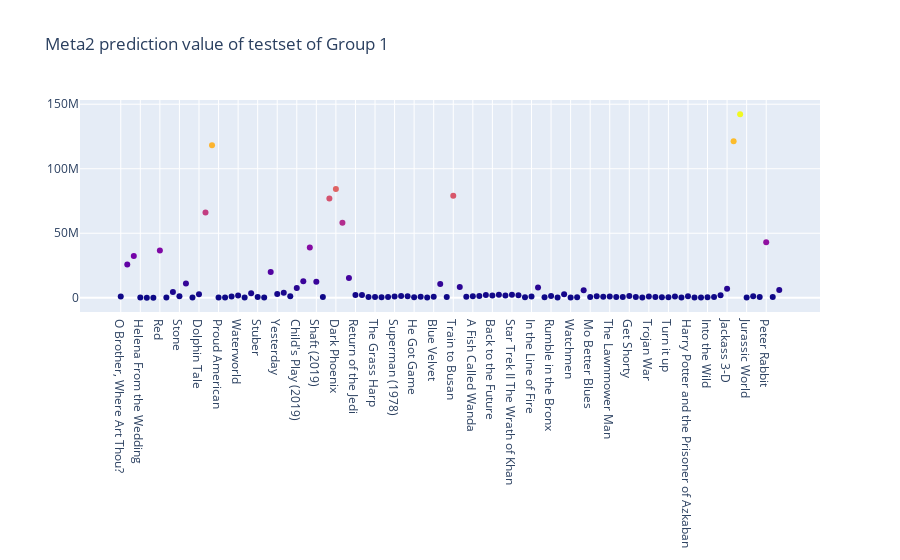

This figure's notebook cell:
### Code cell
#Meta2 prediction value of testset
fig = go.Figure(data=go.Scatter(x=g1_result_final["name"],
                                y=g1_result_final["pred_meta_2"],
                                mode='markers',
                                marker_color=g1_result_final["pred_meta_2"],
                                text=g1_result_final["name"])) # hover text goes here(movie_title)

fig.update_layout(title='Meta2 prediction value of testset of Group 1')
fig.show()

### Figure 1 — Plotly figure (JSON) as saved in the notebook; plotly's stock layout.template omitted (floating-point values rounded to 4 significant figures)
{"data": [{"marker": {"color": [921600.0, 25720000.0, 32280000.0, 136700.0, 86120.0, 87240.0, 36640000.0, 215700.0, 4455000.0, 1136000.0, 11080000.0, 293000.0, 2699000.0, 66090000.0, 118200000.0, 128900.0, 176900.0, 952100.0, 1725000.0, 147800.0, 3461000.0, 633500.0, 126800.0, 20050000.0, 2861000.0, 3976000.0, 1125000.0, 7518000.0, 12800000.0, 38870000.0, 12350000.0, 514300.0, 76930000.0, 84360000.0, 58180000.0, 15410000.0, 2077000.0, 2060000.0, 549000.0, 529000.0, 316500.0, 671400.0, 884800.0, 1346000.0, 1118000.0, 307200.0, 766500.0, 188400.0, 715200.0, 10590000.0, 670400.0, 78980000.0, 8361000.0, 707300.0, 1210000.0, 1448000.0, 2093000.0, 1725000.0, 2353000.0, 1786000.0, 2251000.0, 1963000.0, 381100.0, 1028000.0, 7930000.0, 465800.0, 1313000.0, 277700.0, 2647000.0, 227200.0, 369800.0, 5840000.0, 612600.0, 1151000.0, 777800.0, 895900.0, 533900.0, 610100.0, 1410000.0, 506700.0, 281000.0, 1003000.0, 624200.0, 365300.0, 476900.0, 937500.0, 285100.0, 1255000.0, 208300.0, 270300.0, 402900.0, 663800.0, 1881000.0, 6997000.0, 121300000.0, 142200000.0, 214500.0, 1240000.0, 534000.0, 43020000.0, 534000.0, 6039000.0]}, "mode": "markers", "text": ["O Brother, Where Art Thou?", "The Twilight Saga: Breaking Dawn Part 1", "The Twilight Saga: Breaking Dawn Part 2", "Helena From the Wedding", "Monsters", "Catfish", "Red", "Freakonomics", "The Warrior's Way", "Stone", "Frankenweenie", "John Carter", "Dolphin Tale", "Penguins of Madagascar", "Minions", "Proud American", "Edmond", "Tootsie", "Waterworld", "The Lion King (2019)", "Crawl", "Stuber", "Midsommar", "Spider-Man: Far from Home", "Yesterday", "Annabelle Comes Home", "Toy Story 4", "Child's Play (2019)", "Anna (2019)", "Men in Black International", "Shaft (2019) ", "Late Night", "The Secret Life of Pets 2", "Dark Phoenix", "Godzilla:King of the Monsters", "Rocketman", "Return of the Jedi", "Indiana Jones and the Temple of Doom", "The Idolmaker", "The Grass Harp", "The Grand", "Jaws", "Superman (1978)", "Clerks", "Juice", "He Got Game", "White Men Can't Jump", "Mulholland Drive", "Blue Velvet", "Once Upon a Time in Hollywood", "The Big Lebowski", "Train to Busan", "Pride and Prejudice and Zombies", "Dead Poets Society", "A Fish Called Wanda", "The Witches of Eastwick", "Ferris Bueller's Day Off", "Back to the Future", "Police Academy", "Trading Places", "Star Trek II The Wrath of Khan", "The Blues Brothers", "V For Vendetta", "In the Line of Fire", "Us", "The Forbidden Kingdom", "Rumble in the Bronx", "Machete", "Beverly Hills Cop", "Watchmen", "Jackie Brown", "Zombieland", "Mo Better Blues", "Thelma and Louise", "New Jack City", "The Lawnmower Man", "Schindler's List", "Four Weddings and a Funeral", "Get Shorty", "Jerry Maguire", "Welcome to Sarajevo", "Trojan War", "The Gingerbread Man", "Tumbleweeds", "Turn it up", "The Adventures of Pluto Nash", "The Lord of the Rings: The Return of the King", "Harry Potter and the Prisoner of Azkaban", "Stay", "Fast Food Nation", "Into the Wild", "The Wrestler", "Slumdog Millionaire", "Jackass 3-D", "Skyfall", "The Hunger Games: Mocking Jay - Part 1", "Jurassic World", "Shut In", "Molly's Game", "Peter Rabbit", "BlacKkKlansman", "Replicas"], "type": "scatter", "x": ["O Brother, Where Art Thou?", "The Twilight Saga: Breaking Dawn Part 1", "The Twilight Saga: Breaking Dawn Part 2", "Helena From the Wedding", "Monsters", "Catfish", "Red", "Freakonomics", "The Warrior's Way", "Stone", "Frankenweenie", "John Carter", "Dolphin Tale", "Penguins of Madagascar", "Minions", "Proud American", "Edmond", "Tootsie", "Waterworld", "The Lion King (2019)", "Crawl", "Stuber", "Midsommar", "Spider-Man: Far from Home", "Yesterday", "Annabelle Comes Home", "Toy Story 4", "Child's Play (2019)", "Anna (2019)", "Men in Black International", "Shaft (2019) ", "Late Night", "The Secret Life of Pets 2", "Dark Phoenix", "Godzilla:King of the Monsters", "Rocketman", "Return of the Jedi", "Indiana Jones and the Temple of Doom", "The Idolmaker", "The Grass Harp", "The Grand", "Jaws", "Superman (1978)", "Clerks", "Juice", "He Got Game", "White Men Can't Jump", "Mulholland Drive", "Blue Velvet", "Once Upon a Time in Hollywood", "The Big Lebowski", "Train to Busan", "Pride and Prejudice and Zombies", "Dead Poets Society", "A Fish Called Wanda", "The Witches of Eastwick", "Ferris Bueller's Day Off", "Back to the Future", "Police Academy", "Trading Places", "Star Trek II The Wrath of Khan", "The Blues Brothers", "V For Vendetta", "In the Line of Fire", "Us", "The Forbidden Kingdom", "Rumble in the Bronx", "Machete", "Beverly Hills Cop", "Watchmen", "Jackie Brown", "Zombieland", "Mo Better Blues", "Thelma and Louise", "New Jack City", "The Lawnmower Man", "Schindler's List", "Four Weddings and a Funeral", "Get Shorty", "Jerry Maguire", "Welcome to Sarajevo", "Trojan War", "The Gingerbread Man", "Tumbleweeds", "Turn it up", "The Adventures of Pluto Nash", "The Lord of the Rings: The Return of the King", "Harry Potter and the Prisoner of Azkaban", "Stay", "Fast Food Nation", "Into the Wild", "The Wrestler", "Slumdog Millionaire", "Jackass 3-D", "Skyfall", "The Hunger Games: Mocking Jay - Part 1", "Jurassic World", "Shut In", "Molly's Game", "Peter Rabbit", "BlacKkKlansman", "Replicas"], "y": [921600.0, 25720000.0, 32280000.0, 136700.0, 86120.0, 87240.0, 36640000.0, 215700.0, 4455000.0, 1136000.0, 11080000.0, 293000.0, 2699000.0, 66090000.0, 118200000.0, 128900.0, 176900.0, 952100.0, 1725000.0, 147800.0, 3461000.0, 633500.0, 126800.0, 20050000.0, 2861000.0, 3976000.0, 1125000.0, 7518000.0, 12800000.0, 38870000.0, 12350000.0, 514300.0, 76930000.0, 84360000.0, 58180000.0, 15410000.0, 2077000.0, 2060000.0, 549000.0, 529000.0, 316500.0, 671400.0, 884800.0, 1346000.0, 1118000.0, 307200.0, 766500.0, 188400.0, 715200.0, 10590000.0, 670400.0, 78980000.0, 8361000.0, 707300.0, 1210000.0, 1448000.0, 2093000.0, 1725000.0, 2353000.0, 1786000.0, 2251000.0, 1963000.0, 381100.0, 1028000.0, 7930000.0, 465800.0, 1313000.0, 277700.0, 2647000.0, 227200.0, 369800.0, 5840000.0, 612600.0, 1151000.0, 777800.0, 895900.0, 533900.0, 610100.0, 1410000.0, 506700.0, 281000.0, 1003000.0, 624200.0, 365300.0, 476900.0, 937500.0, 285100.0, 1255000.0, 208300.0, 270300.0, 402900.0, 663800.0, 1881000.0, 6997000.0, 121300000.0, 142200000.0, 214500.0, 1240000.0, 534000.0, 43020000.0, 534000.0, 6039000.0]}], "layout": {"title": {"text": "Meta2 prediction value of testset of Group 1"}}}
